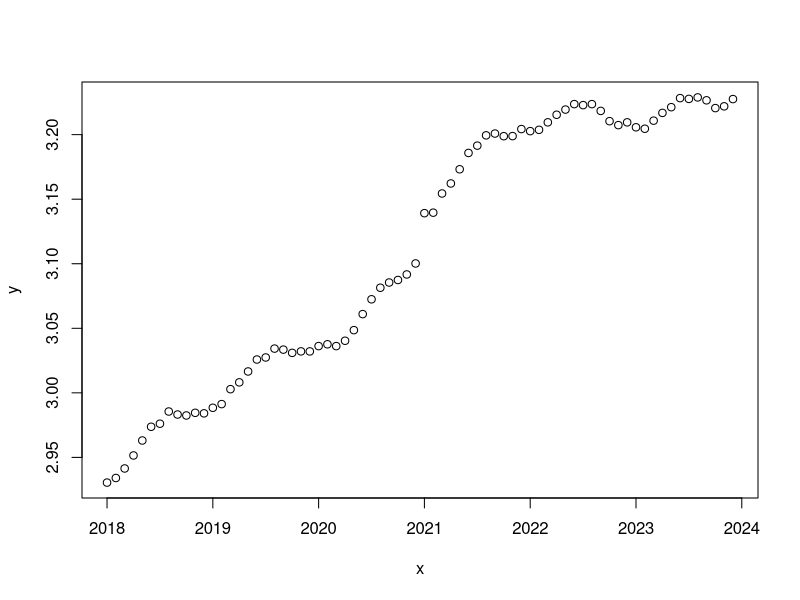

R code for this plot:

# PLOTTING DATA

### Read training data
#! Perhaps you need to set the working directory!?
#setwd("/home/pbac/g/course02417/2025/assignment1")
D <- read.csv("DST_BIL54.csv")
str(D)

# See the help
#?strftime
D$time <- as.POSIXct(paste0(D$time,"-01"), "%Y-%m-%d", tz="UTC")
D$time
class(D$time)

## Year to month for each of them
D$year <- 1900 + as.POSIXlt(D$time)$year + as.POSIXlt(D$time)$mon / 12

## Make the output variable a floating point (i.e.\ decimal number)
D$total <- as.numeric(D$total) / 1E6

## Divide intro train and test set
teststart <- as.POSIXct("2024-01-01", tz="UTC")
Dtrain <- D[D$time < teststart, ]
Dtest <- D[D$time >= teststart, ]

y = Dtrain$total

N = length(y)

x <- c(rep(0, N))

for (j in 1:N) {
            x[j] = 2018 + (j-1) * 1/12
        }

png(file="1_total_v_time.png")
plot(x, y)
dev.off()

# DESCRIBE THE TIME SERIES
# Overall somewhat linear trend. Seemingly seasonal dip.